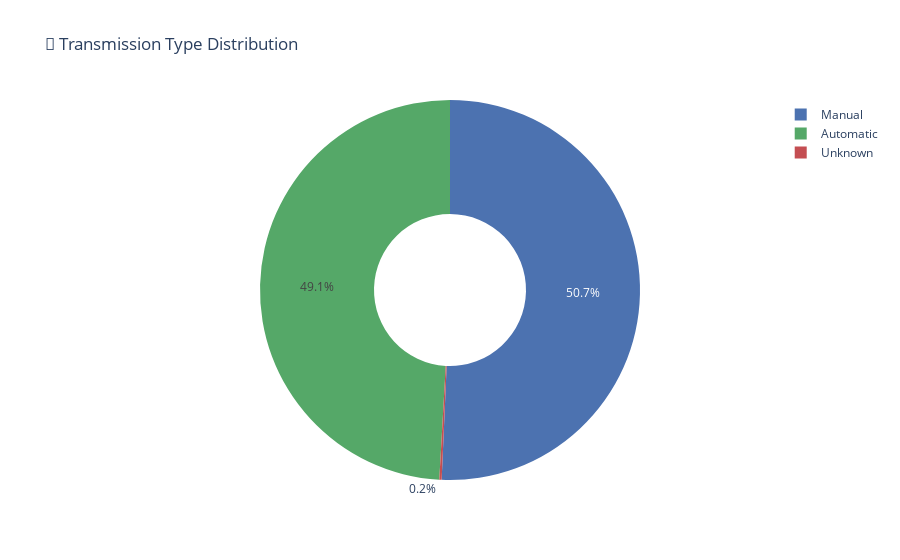

Notebook source saved alongside this figure:
### Code cell
# Transmission Distribution
trans_counts = df_cars.group_by("Transmission").agg(pl.count().alias("Count")).sort("Count", descending=True)

fig = px.pie(
    trans_counts.to_pandas(),
    values="Count",
    names="Transmission",
    title="🔧 Transmission Type Distribution",
    color_discrete_sequence=COLORS,
    hole=0.4
)
fig.show()

### Figure 1 — Plotly figure (JSON) as saved in the notebook; plotly's stock layout.template omitted (floating-point values rounded to 4 significant figures)
{"data": [{"domain": {"x": [0, 1], "y": [0, 1]}, "hole": 0.4, "hovertemplate": "Transmission=%{label}<br>Count=%{value}<extra></extra>", "labels": ["Manual", "Automatic", "Unknown"], "legendgroup": "", "name": "", "showlegend": true, "type": "pie", "values": [254, 246, 1]}], "layout": {"legend": {"tracegroupgap": 0}, "piecolorway": ["#4c72b0", "#55a868", "#c44e52", "#8172b2", "#ccb974", "#64b5cd"], "title": {"text": "🔧 Transmission Type Distribution"}}}
